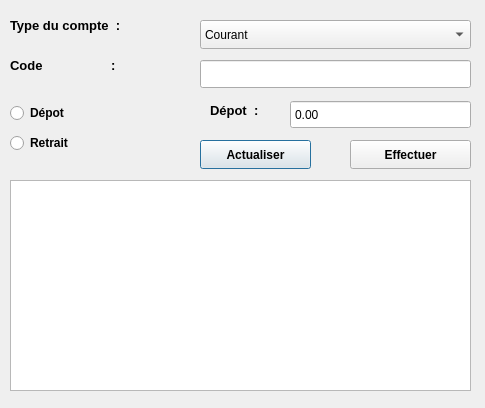
<?xml version="1.0" encoding="UTF-8"?>
<ui version="4.0">
 <class>Transactions_client</class>
 <widget class="QDialog" name="Transactions_client">
  <property name="geometry">
   <rect>
    <x>0</x>
    <y>0</y>
    <width>485</width>
    <height>408</height>
   </rect>
  </property>
  <property name="minimumSize">
   <size>
    <width>485</width>
    <height>408</height>
   </size>
  </property>
  <property name="maximumSize">
   <size>
    <width>485</width>
    <height>408</height>
   </size>
  </property>
  <property name="windowTitle">
   <string>Transactions</string>
  </property>
  <property name="windowIcon">
   <iconset theme="QIcon::ThemeIcon::MediaPlaylistRepeat"/>
  </property>
  <widget class="QComboBox" name="comboBox">
   <property name="geometry">
    <rect>
     <x>200</x>
     <y>20</y>
     <width>271</width>
     <height>29</height>
    </rect>
   </property>
   <property name="font">
    <font>
     <pointsize>9</pointsize>
     <bold>false</bold>
    </font>
   </property>
   <item>
    <property name="text">
     <string>Courant</string>
    </property>
   </item>
   <item>
    <property name="text">
     <string>Epargne</string>
    </property>
   </item>
  </widget>
  <widget class="QRadioButton" name="radioButton">
   <property name="geometry">
    <rect>
     <x>10</x>
     <y>100</y>
     <width>112</width>
     <height>26</height>
    </rect>
   </property>
   <property name="font">
    <font>
     <pointsize>9</pointsize>
     <bold>true</bold>
    </font>
   </property>
   <property name="text">
    <string>Dépot</string>
   </property>
  </widget>
  <widget class="QPushButton" name="pushButton">
   <property name="geometry">
    <rect>
     <x>200</x>
     <y>140</y>
     <width>111</width>
     <height>29</height>
    </rect>
   </property>
   <property name="font">
    <font>
     <bold>true</bold>
    </font>
   </property>
   <property name="text">
    <string>Actualiser</string>
   </property>
  </widget>
  <widget class="QDoubleSpinBox" name="doubleSpinBox">
   <property name="geometry">
    <rect>
     <x>290</x>
     <y>100</y>
     <width>181</width>
     <height>29</height>
    </rect>
   </property>
   <property name="buttonSymbols">
    <enum>QAbstractSpinBox::ButtonSymbols::NoButtons</enum>
   </property>
   <property name="maximum">
    <double>99999999999.990005493164063</double>
   </property>
  </widget>
  <widget class="QLabel" name="label_6">
   <property name="geometry">
    <rect>
     <x>10</x>
     <y>50</y>
     <width>151</width>
     <height>31</height>
    </rect>
   </property>
   <property name="font">
    <font>
     <pointsize>10</pointsize>
     <bold>true</bold>
    </font>
   </property>
   <property name="text">
    <string>Code                   :</string>
   </property>
  </widget>
  <widget class="QPushButton" name="pushButton_2">
   <property name="geometry">
    <rect>
     <x>350</x>
     <y>140</y>
     <width>121</width>
     <height>29</height>
    </rect>
   </property>
   <property name="font">
    <font>
     <bold>true</bold>
    </font>
   </property>
   <property name="text">
    <string>Effectuer</string>
   </property>
  </widget>
  <widget class="QLabel" name="label">
   <property name="geometry">
    <rect>
     <x>210</x>
     <y>100</y>
     <width>71</width>
     <height>20</height>
    </rect>
   </property>
   <property name="font">
    <font>
     <pointsize>10</pointsize>
     <bold>true</bold>
    </font>
   </property>
   <property name="text">
    <string>Dépot  :</string>
   </property>
  </widget>
  <widget class="QTableView" name="tableView">
   <property name="geometry">
    <rect>
     <x>10</x>
     <y>180</y>
     <width>461</width>
     <height>211</height>
    </rect>
   </property>
  </widget>
  <widget class="QRadioButton" name="radioButton_2">
   <property name="geometry">
    <rect>
     <x>10</x>
     <y>130</y>
     <width>112</width>
     <height>26</height>
    </rect>
   </property>
   <property name="font">
    <font>
     <pointsize>9</pointsize>
     <bold>true</bold>
    </font>
   </property>
   <property name="text">
    <string>Retrait</string>
   </property>
  </widget>
  <widget class="QLabel" name="label_7">
   <property name="geometry">
    <rect>
     <x>10</x>
     <y>10</y>
     <width>161</width>
     <height>31</height>
    </rect>
   </property>
   <property name="font">
    <font>
     <pointsize>10</pointsize>
     <bold>true</bold>
    </font>
   </property>
   <property name="text">
    <string>Type du compte  :</string>
   </property>
  </widget>
  <widget class="QLineEdit" name="lineEdit">
   <property name="geometry">
    <rect>
     <x>200</x>
     <y>60</y>
     <width>271</width>
     <height>28</height>
    </rect>
   </property>
  </widget>
 </widget>
 <resources/>
 <connections/>
</ui>
